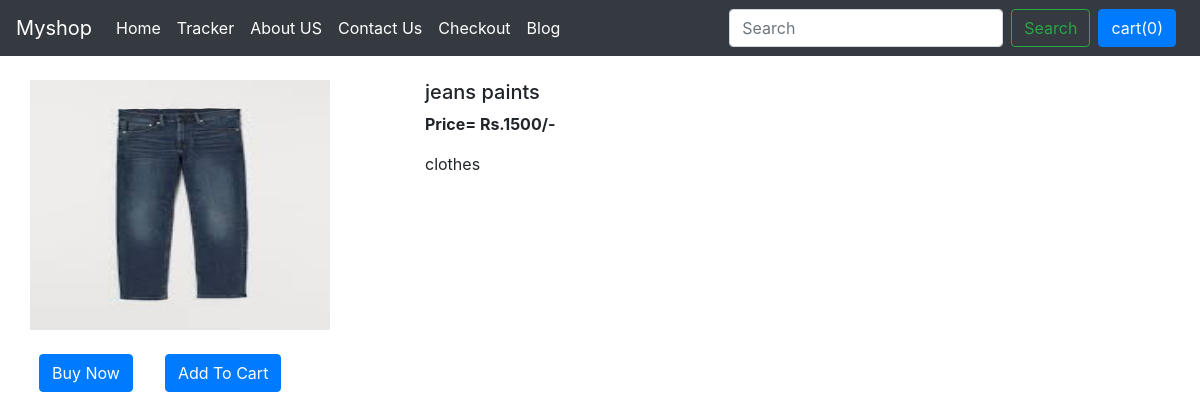
The app's page /shop/products/7 with its own data.
### shop/models.py (models this page shows, shortened)
class product(models.Model):
    product_id = models.AutoField
    product_name = models.CharField(max_length=50, default=' ')
    desc = models.CharField(max_length=300)
    publish_date = models.DateField()
    category = models.CharField(max_length=50, default=' ')
    sub_catagory = models.CharField(max_length=50, default=' ')
    price = models.IntegerField(default=0)
    image = models.ImageField(upload_to='shop/images', default=" ")

### shop/views.py (the view)
# urls.py: path('products/<int:id>', views.products, name='products'),
def products(request, id):
    prods = product.objects.filter(id=id)
    return render(request, './shop/prodview.html', {'item': prods[0]})

### shop/templates/shop/prodview.html (shortened to what this page needs)
{% extends 'shop/basic.html' %}
{% block body %}
<div class="container my-4">
    <div class="row">
        <div class="col-md-4">
            <div class="row">
                <img src="/media/{{item.image}}" width="300px" height="250px" alt="">
                <div class="row">
                    <button class="btn btn-primary mx-4 my-4">Buy Now</button>
                    <button class="btn btn-primary mx-2 my-4">Add To Cart</button>
                </div>
            </div>
        </div>
        <div class="col-md-8">
            <h5>
                {{item.product_name}}
            </h5>
            <p><b>Price= Rs.{{item.price}}/-</b></p>
            <p>{{item.desc}}</p>
        </div>
    </div>
</div>
{% endblock %}

### records on screen
product: image (picture), product_name "jeans paints", price "1500", desc "clothes"
